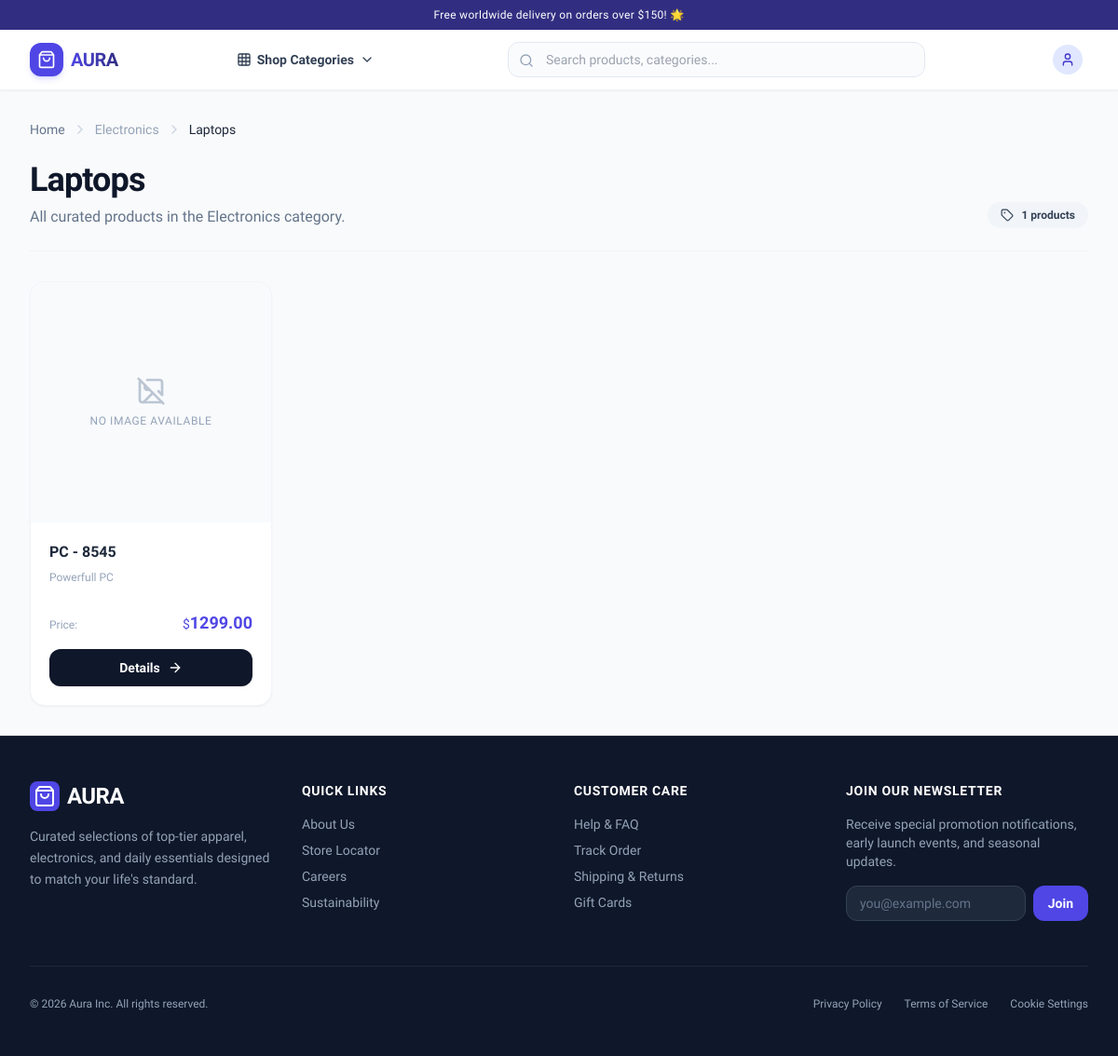
The app's page /products/subcategory/1/, older data.
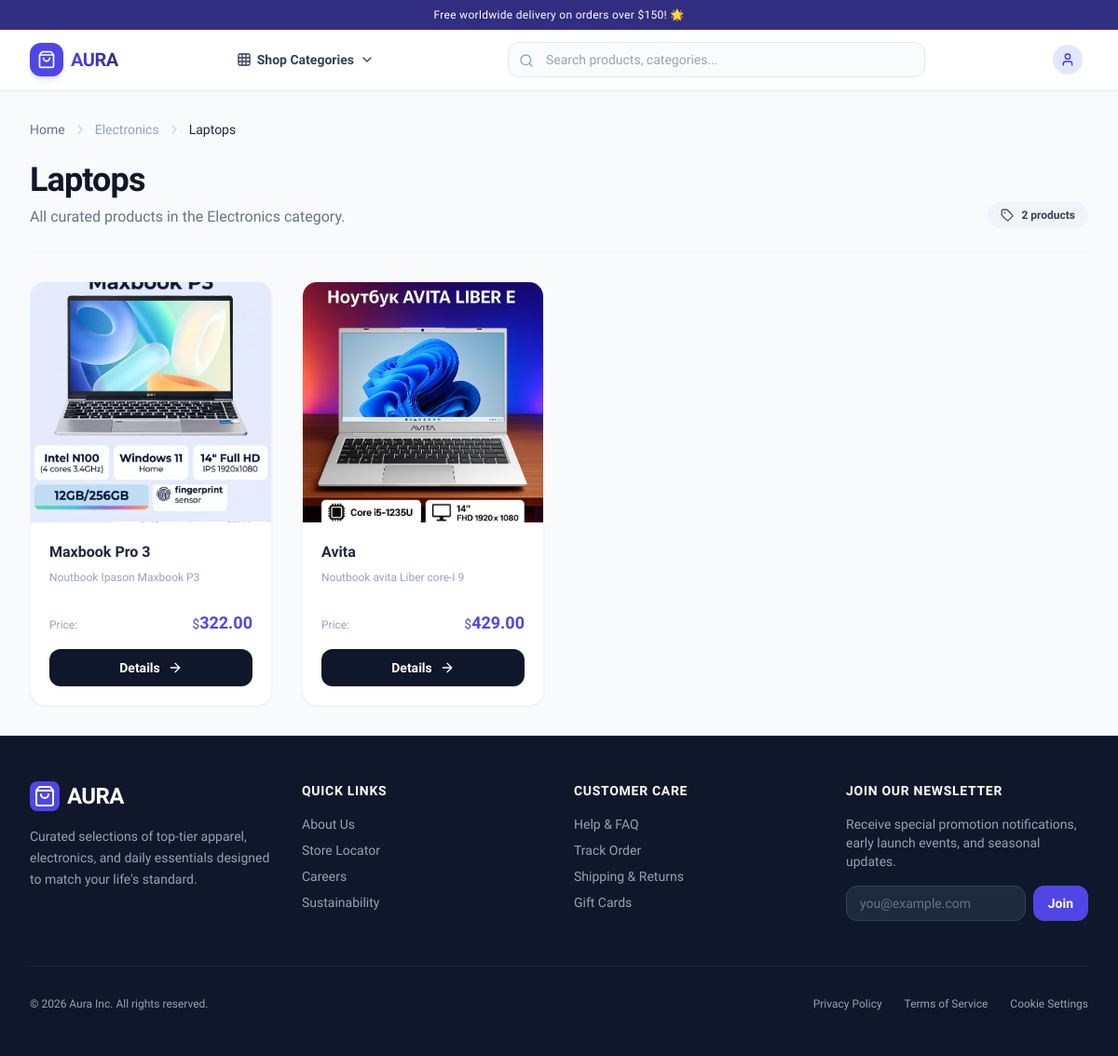
The same page, newer data.
### products/models.py (models this page shows, shortened)
class Product(models.Model):
    name = models.CharField(max_length=100)
    desc = models.CharField(max_length=500, null=True, blank=True)
    price = models.DecimalField(max_digits=20, decimal_places=2)
    quantity = models.IntegerField(default=0)
    is_active = models.BooleanField(default=True)
    image = models.ImageField(upload_to='products/', null=True, blank=True)
    subcategory = models.ForeignKey(Subcategory, on_delete=models.CASCADE, related_name='products', null=True, blank=True)
    created_at = models.DateTimeField(auto_now_add=True)

### products/views.py (the view)
# urls.py: path('subcategory/<int:subcategory_id>/', ProductListView.as_view(), name='product-list'),
class ProductListView(View):
    def get(self, request, subcategory_id):
        subcategory = get_object_or_404(Subcategory, id=subcategory_id)
        products = subcategory.products.filter(is_active=True).order_by('-id')
        return render(request, 'products/product-list.html', {
            'subcategory': subcategory,
            'products': products,
        })

### products/context_processors.py (called while the page is built)
def categories_processor(request):
    context = {
        'categories': Category.objects.prefetch_related('subcategories').all()
    }
    if request.user.is_authenticated:
        context['saved_count'] = Saved.objects.filter(user=request.user).count()
    return context

### templates/products/product-list.html (shortened to what the changed rows need)
{% extends 'base.html' %}
{% block content %}
<div class="max-w-7xl mx-auto px-4 sm:px-6 lg:px-8 py-8">
    <div class="flex flex-col md:flex-row md:items-end justify-between border-b border-slate-100 pb-6 mb-8 gap-4">
        <div>
            <h1 class="text-3xl font-extrabold tracking-tight text-slate-900 sm:text-4xl">
                {{ subcategory.name }}
            </h1>
            <p class="text-slate-500 mt-2 text-sm sm:text-base">
            </p>
        </div>
        <div class="inline-flex items-center gap-2 bg-slate-100 text-slate-700 px-3.5 py-1.5 rounded-full text-xs font-semibold self-start md:self-auto">
            <i data-lucide="tag" class="w-3.5 h-3.5"></i>
            {{ products|length }} products
        </div>
    </div>
    <div class="grid grid-cols-1 sm:grid-cols-2 md:grid-cols-3 lg:grid-cols-4 gap-6 sm:gap-8">
        {% for product in products %}
            <div class="group bg-white rounded-2xl border border-slate-100 shadow-sm hover:shadow-md transition-all duration-300 flex flex-col overflow-hidden">
                <div class="aspect-square bg-slate-50 relative overflow-hidden flex items-center justify-center">
                    {% if product.image %}
                        <img
                            src="{{ product.image.url }}"
                            class="w-full h-full object-cover group-hover:scale-105 transition-transform duration-500"
                            alt="{{ product.name }}"
                            loading="lazy"
                        >
                    {% else %}
                        <div class="flex flex-col items-center justify-center text-slate-400 gap-2">
                            <i data-lucide="image-off" class="w-8 h-8 opacity-60"></i>
                            <span class="text-xs font-medium uppercase tracking-wider">No image available</span>
                        </div>
                    {% endif %}
                </div>
                <div class="p-5 flex-grow flex flex-col justify-between gap-4">
                    <div class="space-y-1.5">
                        <h3 class="font-bold text-slate-800 text-base line-clamp-2 group-hover:text-brand-600 transition">
                            {{ product.name }}
                        </h3>
                        {% if product.desc %}
                            <p class="text-xs text-slate-400 line-clamp-2 leading-relaxed">
                                {{ product.desc }}
                            </p>
                        {% endif %}
                    </div>
                    <div class="space-y-3.5 pt-2">
                        <div class="flex items-baseline justify-between">
                            <span class="text-xs text-slate-400">Price:</span>
                            <span class="text-lg font-bold text-brand-600">
                                <span class="text-sm font-medium">$</span>{{ product.price }}
                            </span>
                        </div>
                        <a
                            href="{% url 'product-detail' product.pk %}"
                            class="w-full flex items-center justify-center gap-2 bg-slate-900 hover:bg-brand-600 active:bg-brand-700 text-white text-sm font-semibold py-2.5 rounded-xl transition shadow-sm hover:shadow-md"
                        >
                            <span>Details</span>
                            <i data-lucide="arrow-right" class="w-4 h-4 group-hover:translate-x-1 transition duration-200"></i>
                        </a>
                    </div>
                </div>
            </div>
        {% endfor %}
    </div>
</div>
{% endblock %}

Row changes from the older to the newer data that the page shows:
removed Product: image "NO IMAGE AVAILABLE", name "PC - 8545", desc "Powerfull PC", price "1299.00"
added Product: image (picture), name "Maxbook Pro 3", desc "Noutbook Ipason Maxbook P3", price "322.00"
added Product: image (picture), name "Avita", desc "Noutbook avita Liber core-I 9", price "429.00"
Text that changed along with them:
{{ products|length }}: "1" → "2"
